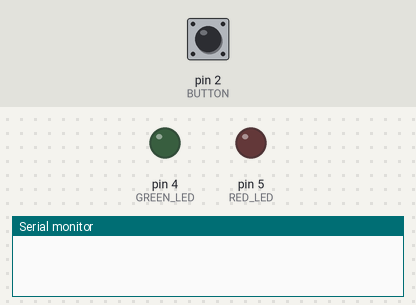
This sketch was run on a simulated Arduino Uno, built with avr-gcc and run on an emulated ATmega328P. On the bench: output pins drawn as LEDs (lit = HIGH), the last lines printed to the serial monitor. The inputs (shaded band) are chosen by the test bench; at power-on: pin 2 (BUTTON) HIGH.

Above: at 1.2 s.
1.3 s: pin 2 (BUTTON) pulled LOW for 0.15 s
At 2.6 s:
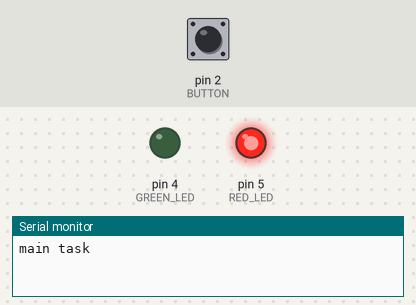
2.9 s: pin 2 (BUTTON) pulled LOW for 3.2 s
At 3.5 s:
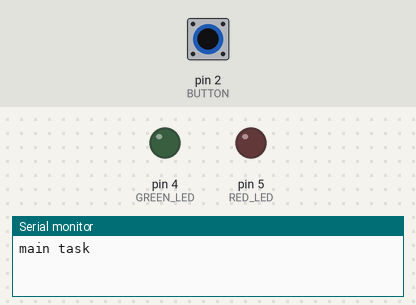
Timing chart, 0 to 7.7 s (numbered marks = the images above; inputs shaded):
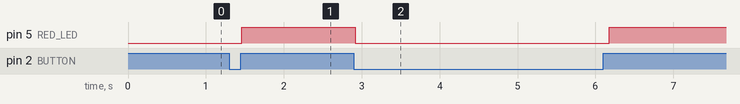

The sketch:

Lab_3.ino
```cpp
#define BUTTON 2
#define GREEN_LED 4
#define RED_LED 5
#define LED_TIME 200 // 100 ms


#define TIMER1_CV 31250 //1s 256 prescale
#define TIMER2_CV 255 // 1024 prescale


volatile unsigned int gCounter = 0;
volatile unsigned char gISRFlagTimer1 = 0;
volatile unsigned int gISRFlagTimer2 = 0;

volatile bool buttonPressed = false;

void setup() {
  Serial.begin(9600);

  // initialize pins
  pinMode(GREEN_LED,OUTPUT);
  pinMode(RED_LED,OUTPUT);
  pinMode(BUTTON, INPUT_PULLUP);
  digitalWrite(RED_LED,LOW);
  digitalWrite(GREEN_LED,LOW);

  // Speed of Timer1 = 62.5kHz
  noInterrupts();
  // clear timer register
  TCCR1A = 0;
  TCCR1B = 0;
  TCCR2A = 0;
  TCCR2B = 0;

  // set the value to be compared
  OCR1A = TIMER1_CV;
  OCR2A = TIMER2_CV;

  // initialize comparing mode
  TCCR1B |= (1<<WGM12);
  TCCR2B |= (1<<WGM22);

  // set prescalers
  TCCR1B |= (1<<CS12);
  TCCR2B |= (1<<CS22);
  TCCR2B |= (1<<CS21);
  TCCR2B |= (1<<CS20);

  // enable timer compare interrupt
  TIMSK1 |= (1<<OCIE1A);
  TIMSK2 |= (1<<OCIE2A);

  // Enable external interrupt on INT0
  EIMSK |= (1 << INT0);

  // Trigger interrupt on any change with button
  EICRA |= (1 << ISC00);
  interrupts();
}

void loop() {
  //main task
  if (gCounter == 3) { // prints every 3 seconds
    Serial.println("main task ");
    gCounter = 0;
    // reset counter after 3 seconds
  }
}

ISR(TIMER1_COMPA_vect){
  // toggle the first timer every 1 second

  gISRFlagTimer1 = ~gISRFlagTimer1;
  if(gISRFlagTimer1){
    gCounter++; // main task counter

    // turn on LEDs
    digitalWrite(GREEN_LED, HIGH);
    delay(LED_TIME);
    digitalWrite(GREEN_LED, LOW);
  }
}

ISR(TIMER2_COMPA_vect){
  // count 6 times, 6 times will take .1 sec and is used as another prescaler
  gISRFlagTimer2++;
  if (buttonPressed){
    // 255 * 6 = 1530 Hz, got this number from jeremy

    if (gISRFlagTimer2 == 6){
      gISRFlagTimer2 = 0;
      // reset after 6 and turn on LED
      digitalWrite(RED_LED,HIGH);
    }
  } else if (gISRFlagTimer2 == 6){
      gISRFlagTimer2 = 0;
  } else {
    digitalWrite(RED_LED,LOW);
  }
}

// ISR for button
ISR(INT0_vect) {
  buttonPressed = digitalRead(BUTTON);
}
```

Measured:
- after the input at 1.3 s, pin 5 (RED_LED): LOW → HIGH after 0.16 s
- after the input at 2.9 s, pin 5 (RED_LED): HIGH → LOW at once, → HIGH 3.3 s later
